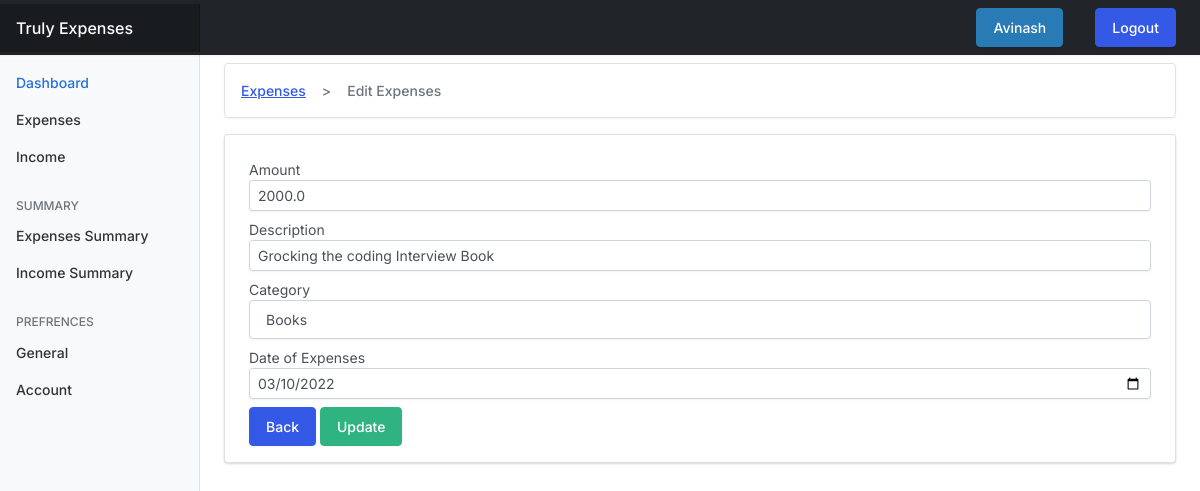
The page /expenses/edit-expense/14 (signed in) on the database as committed earlier.
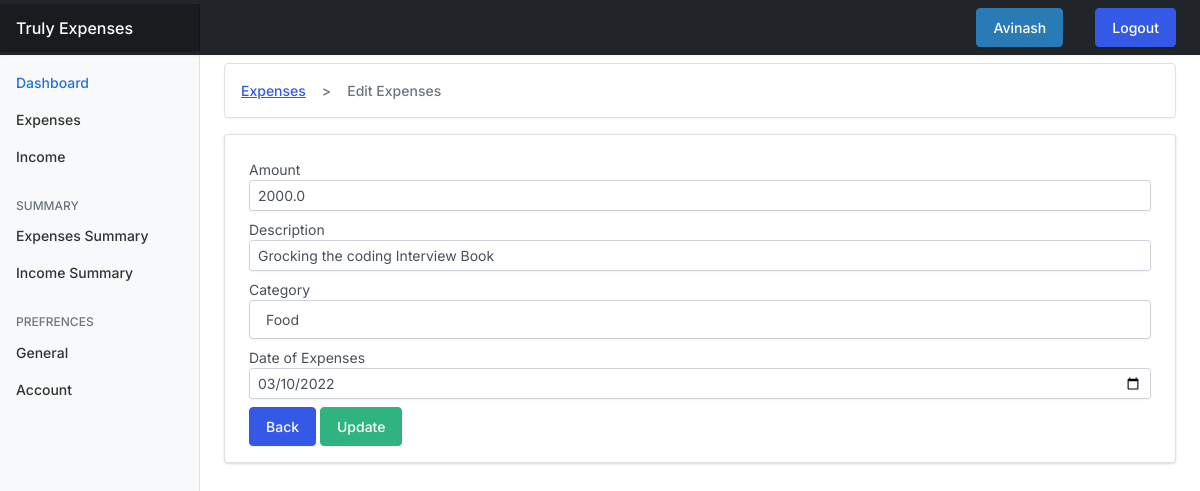
The same page on the database as committed later.
### expenses/models.py (models this page shows, shortened)
class Expense(models.Model):
    amount = models.FloatField()
    date = models.DateField(default=now)
    description = models.TextField()
    owner = models.ForeignKey(to=User, on_delete = models.CASCADE)
    category = models.CharField(max_length=266)
    class Meta:
        ordering: ['-date']

### expenses/views.py (the view, shortened to what this page needs)
# urls.py: path("edit-expense/<int:id>", views.edit_expense, name="edit-expenses"),
@login_required(login_url="/authentication/login/")
def edit_expense(request, id):
    expense = Expense.objects.get(pk=id)
    categories = Category.objects.all().exclude(name = expense.category)
    context = {
        'values': expense,
        'categories':categories,
    }
    if request.method == "GET":
        return render(request, 'expenses/edit-expense.html', context)

### templates/expenses/edit-expense.html (shortened to what this page needs)
{% extends 'base.html' %}
{% block content %}
    <nav aria-label="breadcrumb">
        <ol class="breadcrumb mt-2">
            <li class="breadcrumb-item"><a href="{% url 'expenses' %}">Expenses</a></li>
            <li class="breadcrumb-item active" aria-current="page">Edit Expenses</li>
        </ol>
    </nav>
    <div class="card">
        <div class="card-body">
            <form method="post">
                <div class="form-group mt-2">
                    <label for="">Amount</label>
                    <input
                        type="number"
                        class="form-control form-control-sm"
                        name="amount"
                        value="{{values.amount}}"
                    >
                </div>
                <div class="form-group mt-2">
                    <label for="">Description</label>
                    <input
                        type="text"
                        class="form-control form-control-sm"
                        name="description"
                        value="{{values.description}}"
                    >
                </div>
                <div class="form-group  mt-2">
                    <label for="">Category</label>
                    <select class="form-control" name="category" id="">
                        <option
                            selected
                            name="category"
                            value="{{values.category}}"
                        >
                            {{values.category}}
                        </option>
                    </select>
                </div>
                <div class="form-group mt-2">
                    <label for="">Date of Expenses</label>
                    <input
                        type="date"
                        class="form-control form-control-sm"
                        name="expense_date"
                        value="{{values.date | date:'Y-m-d'}}"
                    >
                </div>
                <div class="dflex space-between">
                    <a href="{% url 'expenses' %}" class="btn btn-primary btn-primary-sm mt-2">Back</a>
                <input type="submit" value="Update" class="btn btn-success btn-success-sm mt-2">
                </div>
            </form>
        </div>
    </div>
{% endblock content %}

Rows that differ between the two databases and show on the page:
changed Expense "Grocking the coding Interview Book": category "Books" → "Food"
